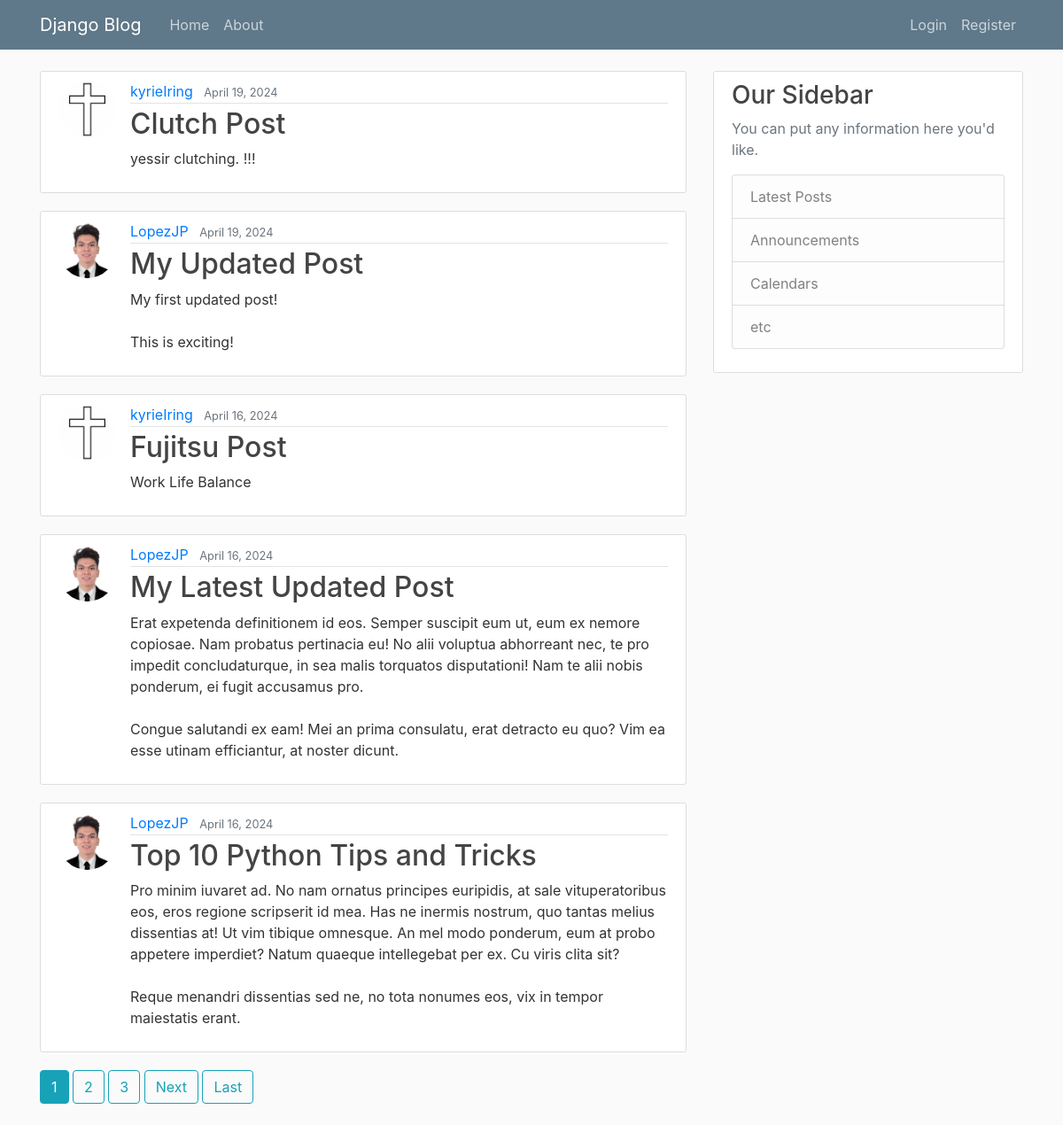
The page / on the database its author committed.
### blog/models.py (models this page shows, shortened)
class Post(models.Model):
     title = models.CharField(max_length=100)
     content = models.TextField()
     date_posted = models.DateTimeField(default=timezone.now)
     author = models.ForeignKey(User, on_delete=models.CASCADE)

### users/models.py (models this page shows, shortened)
class Profile(models.Model):
    user = models.OneToOneField(User, on_delete=models.CASCADE)
    image = models.ImageField(default='default.jpg', upload_to='profile_pics')

### blog/views.py (the view)
# urls.py: path('', PostListView.as_view(), name='blog-home'),
class PostListView(ListView):
    model= Post
    template_name = 'blog/home.html' # <app>/<model>_<viewtype>.html
    context_object_name = 'posts'
    ordering = ['-date_posted']
    paginate_by = 5

### blog/templates/blog/home.html (shortened to what this page needs)
{% extends "blog/base.html" %}
{% block content %}
{% for post in posts%}
<article class="media content-section">
    <img class="rounded-circle article-img" src="{{ post.author.profile.image.url }}" alt="">
    <div class="media-body">
        <div class="article-metadata">
            <a class="mr-2" href="{% url 'user-posts' post.author.username %}">{{ post.author }}</a>
            <small class="text-muted">{{ post.date_posted|date:"F d, Y" }}</small>
        </div>
        <h2><a class="article-title" href="{% url 'post-detail' post.id %}">{{ post.title }}</a></h2>
        <p class="article-content">{{ post.content }}</p>
    </div>
</article>
{% endfor %}
{% if is_paginated %}
    {% for num in page_obj.paginator.page_range %}
      {% if page_obj.number == num %}
        <a class="btn btn-info mb-4" href="?page={{ num }}">{{ num }}</a>
        {% elif num > page_obj.number|add:'-3' and num < page_obj.number|add:'3' %}
        <a class="btn btn-outline-info mb-4" href="?page={{ num }}">{{ num }}</a>
      {% endif %}
    {% endfor %}
    {% if page_obj.has_next %}
        <a class="btn btn-outline-info mb-4" href="?page={{ page_obj.next_page_number }}">Next</a>
        <a class="btn btn-outline-info mb-4" href="?page={{ page_obj.paginator.num_pages }}">Last</a>
    {% endif %}
{% endif %}
{% endblock content %}

### blog/templates/blog/base.html (shortened to what this page needs)
{% load static %}
<!DOCTYPE html>
<html lang="en">
<head>
    <link rel="stylesheet" href="https://cdn.jsdelivr.net/npm/bootstrap@4.0.0/dist/css/bootstrap.min.css"
>
    <link rel="stylesheet" type="text/css" href="{% static 'blog/main.css' %}">
</head>
<body>
    <header class="site-header">
        <nav class="navbar navbar-expand-md navbar-dark bg-steel fixed-top">
            <div class="container">
                <a class="navbar-brand mr-4" href="{% url 'blog-home' %}">Django Blog</a>
                <div class="collapse navbar-collapse" id="navbarToggle">
                    <div class="navbar-nav mr-auto">
                        <a class="nav-item nav-link" href="{% url 'blog-home' %}">Home</a>
                        <a class="nav-item nav-link" href="{% url 'blog-about' %}">About</a>
                    </div>
                    <div class="navbar-nav">
                        {% if user.is_authenticated %}
                        <a class="nav-item nav-link" href="{% url 'post-create' %}">New Post</a>
                        <a class="nav-item nav-link" href="{% url 'profile' %}">Profile</a>
                        <a class="nav-item nav-link" href="{% url 'logout' %}">Logout</a>
                        {% else %}
                        <a class="nav-item nav-link" href="{% url 'login' %}">Login</a>
                        <a class="nav-item nav-link" href="{% url 'register' %}">Register</a>
                        {% endif %}
                    </div>
                </div>
            </div>
        </nav>
    </header>
    <main role="main" class="container">
        <div class="row">
            <div class="col-md-8">
                {% block content %}{% endblock %}
            </div>
            <div class="col-md-4">
                <div class="content-section">
                    <h3>Our Sidebar</h3>
                    <p class='text-muted'>You can put any information here you'd like.
                    <ul class="list-group">
                        <li class="list-group-item list-group-item-light">Latest Posts</li>
                        <li class="list-group-item list-group-item-light">Announcements</li>
                        <li class="list-group-item list-group-item-light">Calendars</li>
                        <li class="list-group-item list-group-item-light">etc</li>
                    </ul>
                    </p>
                </div>
            </div>
        </div>
    </main>
</body>
</html>

### blog/static/blog/main.css (style rules this page uses)
body { background: #fafafa; color: #333333; margin-top: 5rem; }
h1, h2, h3, h4, h5, h6 { color: #444444; }
ul { margin: 0; }
.bg-steel { background-color: #5f788a; }
.site-header .navbar-nav .nav-link { color: #cbd5db; }
.content-section { background: #ffffff; padding: 10px 20px; border: 1px solid #dddddd; border-radius: 3px; margin-bottom: 20px; }
.article-title { color: #444444; }
.article-content { white-space: pre-line; }
.article-img { height: 65px; width: 65px; margin-right: 16px; }
.article-metadata { padding-bottom: 1px; margin-bottom: 4px; border-bottom: 1px solid #e3e3e3 }

### rows shown on the page
Post: author.profile.image (placeholder picture), author "kyrieIring", date_posted "April 19, 2024", title "Clutch Post", content "yessir clutching. !!!"
Post: author.profile.image (picture), author "LopezJP", date_posted "April 19, 2024", title "My Updated Post", content "My first updated post! This is exciting!"
Post: author.profile.image (placeholder picture), author "kyrieIring", date_posted "April 16, 2024", title "Fujitsu Post", content "Work Life Balance"
Post: author.profile.image (picture), author "LopezJP", date_posted "April 16, 2024", title "My Latest Updated Post", content "Erat expetenda definitionem id eos. Semper suscipit eum ut, eum ex nemore copiosae. Nam probatus pertinacia eu! No alii voluptua abhorreant nec, te pro impedit concludaturque, in sea malis torquatos disputationi! Nam te alii nobis ponderum, ei fugit accusamus pro. Congue salutandi ex eam! Mei an prima consulatu, erat detracto eu quo? Vim ea esse utinam efficiantur, at noster dicunt."
Post: author.profile.image (picture), author "LopezJP", date_posted "April 16, 2024", title "Top 10 Python Tips and Tricks", content "Pro minim iuvaret ad. No nam ornatus principes euripidis, at sale vituperatoribus eos, eros regione scripserit id mea. Has ne inermis nostrum, quo tantas melius dissentias at! Ut vim tibique omnesque. An mel modo ponderum, eum at probo appetere imperdiet? Natum quaeque intellegebat per ex. Cu viris clita sit? Reque menandri dissentias sed ne, no tota nonumes eos, vix in tempor maiestatis erant."

### other values the page prints
{{ num }} "1"
{{ num }} "2" "3"
